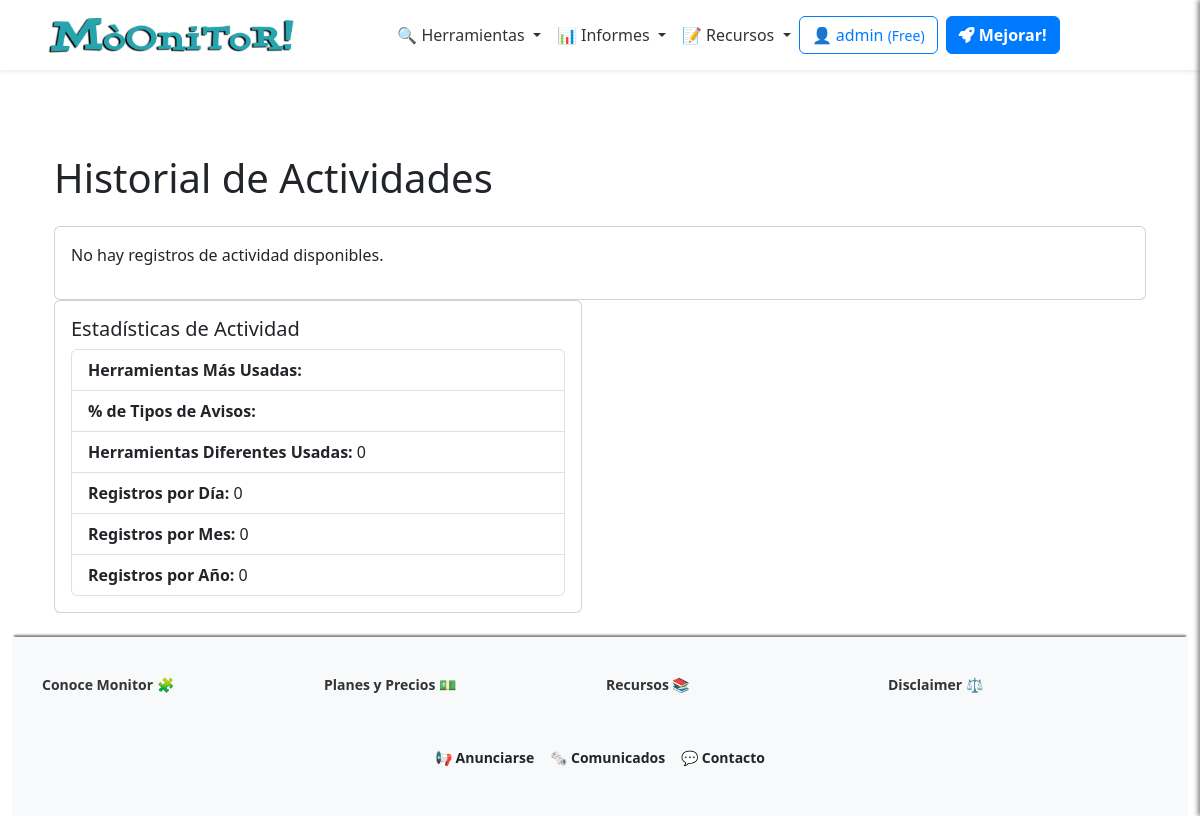
Page /profile/logs (signed in) on the earlier database version.
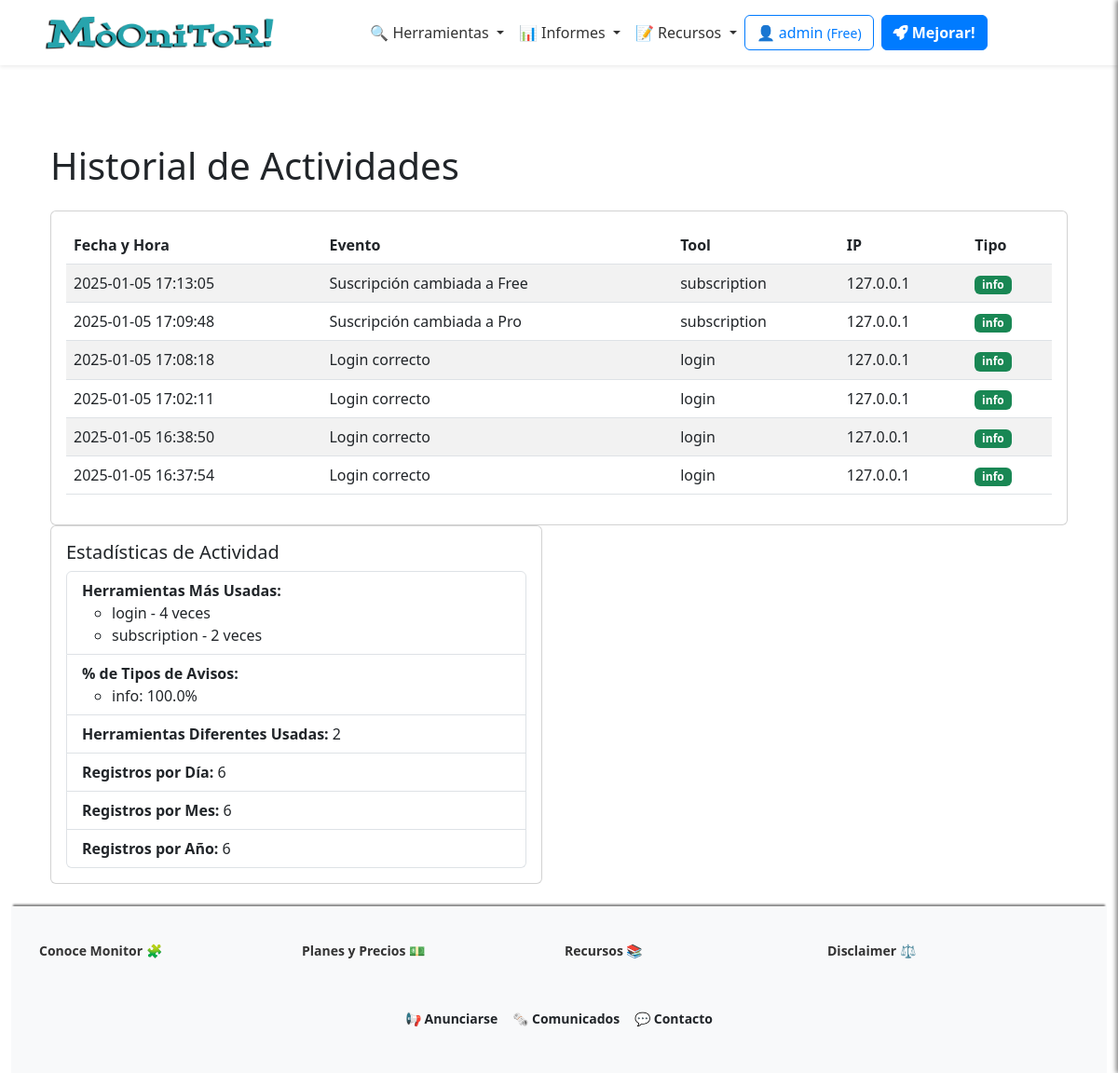
Same page on the later database version.
### app/models/user_model.py (models this page shows, shortened)
class Users(UserMixin, db.Model):
    __tablename__ = 'Users'
    id = db.Column(db.Integer, primary_key=True)
    username = db.Column(db.String(80), unique=True, nullable=False)
    email = db.Column(db.String(120), unique=True, nullable=False)
    password_hash = db.Column(db.String(255), nullable=False)
    token = db.Column(db.String(255), index=True, unique=True)
    active = db.Column(db.Boolean, default=False)
    registered_on = db.Column(db.DateTime,
                              nullable=False,
                              default=datetime.datetime.utcnow)
    config = db.Column(JSONType)
    role = db.Column(db.String(20), nullable=False, default='usuario')
    subscription_plan = db.Column(Enum('Free',
                                       'Pro',
                                       'Corporate',
                                       name='subscription_plans'),
                                  default='Free')
    subscription_currency = db.Column(
        db.String(3), default='EUR')  # ISO currency codes (e.g., USD, EUR)
    subscription_expiration = db.Column(db.DateTime, nullable=True)
    subscription_frequency = db.Column(Enum('Monthly',
                                            'Annually',
                                            name='subscription_frequency'),
                                       default='Monthly')
    primary_payment = db.Column(JSONType, nullable=True)  # IBAN, SWIFT, etc.
    secondary_payment = db.Column(JSONType, nullable=True)
    transactions = db.relationship('Transaction', backref='user', lazy=True)

class UserLog(db.Model):
    __tablename__ = 'UserLogs'
    id = db.Column(db.Integer, primary_key=True)
    user_id = db.Column(db.Integer, db.ForeignKey('Users.id'), nullable=False)
    username = db.Column(db.String(80), nullable=False)
    event = db.Column(db.String(255),
                      nullable=False)  # Description of the event
    tool = db.Column(db.String(255), nullable=False)  # Tool used
    timestamp = db.Column(db.DateTime,
                          nullable=False,
                          default=datetime.datetime.utcnow)
    ip_address = db.Column(db.String(45), nullable=False)  # Supports IPv4/IPv6
    log_type = db.Column(Enum('info', 'warn', 'err', name='log_types'),
                         nullable=False)

### app/views/user_views.py (the view)
@app.route('/profile/logs')
@login_required
def view_logs():
    breadcrumbs = [{
        'url': '/profile',
        'text': 'Perfil'
    }, {
        'url': '/profile/logs',
        'text': 'Historial de Actividades'
    }]
    logs = UserLog.query.filter_by(user_id=current_user.id).order_by(
        UserLog.timestamp.desc()).all()
    stats = calculate_log_statistics(logs)
    return render_template('user/view_logs.html',
                           logs=logs,
                           stats=stats,
                           breadcrumbs=breadcrumbs)

### app/__init__.py (called while the page is built)
@app.context_processor
def inject_sidebar_info():
    return dict(is_admin=current_user.is_authenticated
                and current_user.role == 'admin')

@app.context_processor
def inject_breadcrumb():
    breadcrumbs = [{
        'url': '/',
        'text': 'Inicio'
    }, {
        'url': '/profile',
        'text': 'Opcion 1'
    }, {
        'url': '/profile/edit',
        'text': 'Sub opcion 1'
    }]
    return {'breadcrumbs': breadcrumbs}

@app.context_processor
def inject_grouped_tools():
    grouped_tools = {}
    for category, tools_in_category in groupby(sorted(
            tools, key=itemgetter('category')),
                                               key=itemgetter('category')):
        subcategories = {}
        for subcategory, tools_in_subcategory in groupby(
                sorted(tools_in_category, key=itemgetter('subcategory')),
                key=itemgetter('subcategory')):
            subcategories[subcategory] = list(tools_in_subcategory)
        grouped_tools[category] = subcategories
    return dict(grouped_tools=grouped_tools)

@login_manager.user_loader
def load_user(user_id):
    return Users.query.get(int(user_id))

### app/templates/user/view_logs.html (shortened to what this page needs)
{% extends 'base.html' %}
{% block content %}
<div class="container">
  <h1 class="my-4">Historial de Actividades</h1>
  <div class="card">
    <div class="card-body">
      {% if logs %}
      <table id="logsTable" class="table table-striped">
        <thead>
          <tr>
            <th>Fecha y Hora</th>
            <th>Evento</th>
            <th>Tool</th>
            <th>IP</th>
            <th>Tipo</th>
          </tr>
        </thead>
        <tbody>
          {% for log in logs %}
          <tr>
            <td>{{ log.timestamp.strftime('%Y-%m-%d %H:%M:%S') }}</td>
            <td>{{ log.event }}</td>
            <td>{{ log.tool }}</td>
            <td>{{ log.ip_address }}</td>
            <td>
              <span class="badge {% if log.log_type == 'info' %}bg-success{% elif log.log_type == 'warn' %}bg-warning{% else %}bg-danger{% endif %}">
                {{ log.log_type }}
              </span>
            </td>
          </tr>
          {% endfor %}
        </tbody>
      </table>
      {% else %}
      <p>No hay registros de actividad disponibles.</p>
      {% endif %}
    </div>
  </div>
    <div class="row mb-4">
        <div class="col-md-6">
          <div class="card">
            <div class="card-body">
              <h5 class="card-title">Estadísticas de Actividad</h5>
              <ul class="list-group">
                <li class="list-group-item">
                  <strong>Herramientas Más Usadas:</strong>
                  <ul>
                    {% for tool, count in stats['most_used_tools'] %}
                    <li>{{ tool }} - {{ count }} veces</li>
                    {% endfor %}
                  </ul>
                </li>
                <li class="list-group-item">
                  <strong>% de Tipos de Avisos:</strong>
                  <ul>
                    {% for log_type, percentage in stats['log_type_percentages'].items() %}
                    <li>{{ log_type }}: {{ percentage|round(2) }}%</li>
                    {% endfor %}
                  </ul>
                </li>
                <li class="list-group-item">
                  <strong>Herramientas Diferentes Usadas:</strong> {{ stats['unique_tools'] }}
                </li>
                <li class="list-group-item">
                  <strong>Registros por Día:</strong> {{ stats['logs_per_day'] }}
                </li>
                <li class="list-group-item">
                  <strong>Registros por Mes:</strong> {{ stats['logs_per_month'] }}
                </li>
                <li class="list-group-item">
                  <strong>Registros por Año:</strong> {{ stats['logs_per_year'] }}
                </li>
              </ul>
            </div>
          </div>
        </div>
      </div>
</div>
{% endblock %}

### app/templates/base.html (shortened to what this page needs)
<!DOCTYPE html>
<html lang="en">
<head>
    <link href="https://cdn.jsdelivr.net/npm/bootstrap@5.3.0-alpha1/dist/css/bootstrap.min.css" rel="stylesheet">
    <link href="https://cdnjs.cloudflare.com/ajax/libs/font-awesome/6.0.0-beta3/css/all.min.css" rel="stylesheet">
    <link href="https://cdn.jsdelivr.net/npm/simple-datatables@latest/dist/style.css" rel="stylesheet">
    <link rel="stylesheet"
        href="https://cdnjs.cloudflare.com/ajax/libs/bootstrap-icons/1.8.1/font/bootstrap-icons.min.css">
    <link rel="stylesheet" href="{{ url_for('static', filename='css/style.css') }}">
</head>
<body>
    {% include 'inc/header.html' %}
    <div class="container-fluid">
        <div class="row-0">
            <div class="col" id="main-content">
                <div class="container mt-0">
                    {% block content %}
                    {% endblock %}
                </div>
                {% include 'inc/footer.html' %}
            </div>
        </div>
    </div>
</body>
</html>

### app/templates/inc/header.html
<header class="header">
  {% include 'inc/navbar.html' %}
</header>

### app/templates/inc/navbar.html (shortened to what this page needs)
<nav class="navbar navbar-expand-lg navbar-light bg-white shadow-sm">
  <div class="container">
    <a class="navbar-brand mx-auto" href="{{ url_for('index') }}">
      <img src="{{ url_for('static', filename='logo.png') }}" alt="Logo" height="50"
        class="d-inline-block align-text-top">
    </a>
    <div class="collapse navbar-collapse justify-content-center" id="navbarNav">
      <ul class="navbar-nav align-items-center">
        <li class="nav-item dropdown">
          <a class="nav-link dropdown-toggle" href="#" id="domainDnsDropdown" role="button" data-bs-toggle="dropdown"
            aria-expanded="false">
            🔍 Herramientas
          </a>
        </li>
        <li class="nav-item dropdown">
          <a class="nav-link dropdown-toggle" href="#" id="domainDnsDropdown" role="button" data-bs-toggle="dropdown"
            aria-expanded="false">
            📊 Informes
          </a>
        </li>
        <li class="nav-item dropdown">
          <a class="nav-link dropdown-toggle" href="#" id="domainDnsDropdown" role="button" data-bs-toggle="dropdown"
            aria-expanded="false">
            📝 Recursos
          </a>
        </li>
      </ul>
    <div class="d-flex flex-column flex-sm-row align-items-center justify-content-center ms-0 mb-3 mt-3">
      {% if current_user.is_authenticated %}
          <a href="/dashboard" class="btn btn-outline-primary mb-2 mb-sm-0 me-sm-2">
              <span class="item-responsive">👤 {{ current_user.username }}
                  <small>({{ current_user.subscription_plan }})</small>
              </span>
          </a>
          {% if current_user.subscription_plan == "Free" %}
              <a class="btn btn-primary mb-2 mb-sm-0 me-sm-2 text-decoration-none fw-semibold" href="{{ url_for('edit_subscription') }}">
                  <i class="fa-solid fa-rocket"></i> Mejorar!
              </a>
          {% elif current_user.subscription_plan == "Pro" %}
              <a class="btn btn-primary mb-2 mb-sm-0 me-sm-2 text-decoration-none fw-semibold" href="{{ url_for('edit_subscription') }}">
                  <i class="fa-solid fa-crown"></i> Probar Corporate!
              </a>
          {% endif %}
      {% endif %}
  </div>
    </div>
  </div>
</nav>

### app/templates/inc/footer.html
<footer>
  <div class="container">
    <div class="row">
      <div class="col-md-3 footer-column">
        <h6 class="dropdown-header">Conoce Monitor 🧩</h6>
      </div>
      <div class="col-md-3 footer-column">
        <h6 class="dropdown-header">Planes y Precios 💵</h6>
      </div>
      <div class="col-md-3 footer-column">
        <h6 class="dropdown-header">Recursos 📚</h6>
      </div>
      <div class="col-md-3 footer-column">
        <h6 class="dropdown-header">Disclaimer ⚖️</h6>
      </div>
    </div>
  </div>
  <div class="top-bar d-flex justify-content-center align-items-center py-2 bg-light">
    <div class="d-flex flex-wrap gap-3">
      <a href="#" class="text-dark text-decoration-none fw-semibold">📢 Anunciarse</a>
      <a href="#" id="showSidebar" class="text-dark text-decoration-none fw-semibold">🗞️ Comunicados</a>
      <a href="#" class="text-dark text-decoration-none fw-semibold">💬 Contacto</a>
    </div>
  </div>
</footer>

### app/static/css/style.css (style rules this page uses)
:root { --primary-color: #007bff; --secondary-color: #6c757d; --background-color: #f8f9fa; --text-color: #212529; --info-color: #7c71c5; --navbar-background: white; --navbar-shadow: 0 4px 2px -2px rgba(0, 0, 0, 0.1); --navbar-link: #333; --white: #fff; --featured-column: #f9f9f9; --menu-header: #000; --menu-separator: #ccc; }
body { display: flex; flex-direction: column; min-height: 100vh; background-image: url('https://ciberpunk.es/wp-content/uploads/2020/12/finance4-section-bg2.png'); background-repeat: repeat-y; background-blend-mode: normal; }
.container-fluid { flex: 1; }
.info-bar, .top-bar { font-size: 14px; padding: 5px 0; }
.top-bar a { color: var(--text-color) !important; text-decoration: none; }
.navbar { background-color: var(--navbar-background); box-shadow: var(--navbar-shadow); width: 100%; display: block; padding: 0; box-shadow: var(--navbar-shadow); position: relative; }
.navbar-nav .nav-link { color: var(--navbar-link); }
.btn-primary { background-color: var(--primary-color); border-color: var(--primary-color); }
.btn-outline-primary { border-color: var(--primary-color); color: var(--primary-color); }
footer { background-color: #f8f9fa; padding: 40px 0; color: #333; box-shadow: 0 -4px 2px -2px gray; }
footer .footer-column { margin-bottom: 30px; }
footer .footer-column h6 { font-weight: bold; margin-bottom: 15px; }
#main-content { margin-top: 60px; }
.row { margin-right: 0 !important; }

### app/templates/inc/navbar.html (style rules this page uses)
.dropdown-header { font-weight: bold; margin-bottom: 2px; }

Differences in the rows shown:
added UserLog: timestamp "2025-01-05 17:13:05", event "Suscripción cambiada a Free", tool "subscription", ip_address "127.0.0.1", log_type "info", count "2"
added UserLog: timestamp "2025-01-05 17:09:48", event "Suscripción cambiada a Pro", tool "subscription", ip_address "127.0.0.1", log_type "info", shown under "Historial de Actividades"
added UserLog: timestamp "2025-01-05 17:08:18", event "Login correcto", tool "login", ip_address "127.0.0.1", log_type "info", count "4"
added UserLog: timestamp "2025-01-05 17:02:11", event "Login correcto", tool "login", ip_address "127.0.0.1", log_type "info", shown under "Historial de Actividades"
added UserLog: timestamp "2025-01-05 16:38:50", event "Login correcto", tool "login", ip_address "127.0.0.1", log_type "info", shown under "Historial de Actividades"
added UserLog: timestamp "2025-01-05 16:37:54", event "Login correcto", tool "login", ip_address "127.0.0.1", log_type "info", shown under "Historial de Actividades"
Other differences:
{{ stats['unique_tools'] }}: "0" → "2"
{{ stats['logs_per_day'] }}: "0" → "6"
{{ stats['logs_per_month'] }}: "0" → "6"
{{ stats['logs_per_year'] }}: "0" → "6"
text no longer shown: "No hay registros de actividad disponibles."
text now shown: "Fecha y Hora Evento Tool IP Tipo"
new list line: "info : 100.0 %"
